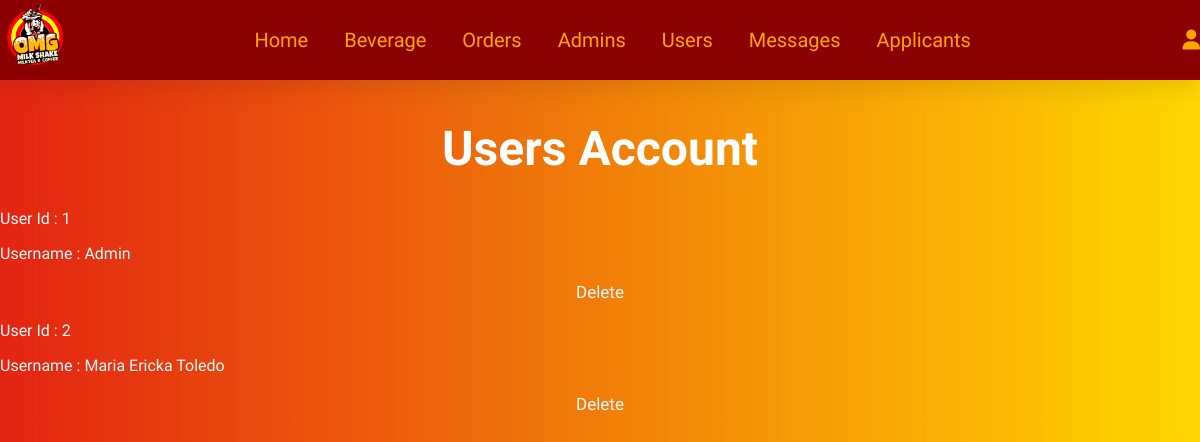
/admin/users_accounts.php (signed in), run on the app's committed database.
### tables this page shows
CREATE TABLE `users` (
  `id` int(100) NOT NULL,
  `name` varchar(20) NOT NULL,
  `email` varchar(50) NOT NULL,
  `number` varchar(10) NOT NULL,
  `password` varchar(50) NOT NULL,
  `address` varchar(500) NOT NULL
);

### admin/users_accounts.php (the view, shortened to what this page needs)
<?php
include '../components/connect.php';
?>
<!DOCTYPE html>
<html lang="en">
<head>
   <link rel="stylesheet" href="https://cdnjs.cloudflare.com/ajax/libs/font-awesome/6.1.1/css/all.min.css">
   <link rel="stylesheet" href="../css/admin_style.css">
</head>
<body>
<?php include '../components/admin_header.php' ?>
<section class="accounts">
   <h1 class="heading">users account</h1>
   <div class="add-products">
   <?php
      $select_account = $conn->prepare("SELECT * FROM `users`");
      $select_account->execute();
      if($select_account->rowCount() > 0){
         while($fetch_accounts = $select_account->fetch(PDO::FETCH_ASSOC)){
   ?>
   <div class="box">
      <p> user id : <span><?= $fetch_accounts['id']; ?></span> </p>
      <p> username : <span><?= $fetch_accounts['name']; ?></span> </p>
      <a href="users_accounts.php?delete=<?= $fetch_accounts['id']; ?>" class="delete-btn" onclick="return confirm('delete this account?');">delete</a>
   </div>
   <?php
      }
   }else{
      echo '<p class="empty">no accounts available</p>';
   }
   ?>
   </div>
</section>
</body>
</html>

### css/admin_style.css (style rules this page uses)
:root { --green:#27ae60; --black:#e32411; --light-color:#666; --box-shadow:0 .5rem 1.5rem rgba(0,0,0, .1); }
body { font-family: 'Andada Pro', serif; margin: auto; padding: inherit; box-sizing: border-box; text-decoration: none; outline: none; border: none; text-transform: capitalize; transition: all .2s linear; background-image: linear-gradient(to right, #e32411, transparent);; color: ghostwhite; background-color: gold; }
.btn, .delete-btn, .option-btn { display: block; margin-top: 1rem; border-radius: .5rem; cursor: pointer; width: 100%; font-size: 17px; color:var(--white); padding:0.2rem 0rem; text-transform: capitalize; text-align: center; text-decoration: none; }
.delete-btn { background-color: var(--red); }
.heading { text-align: center; margin-bottom: 2rem; text-transform: capitalize; color:white; font-size: 3rem; }

### data on the page
users: id "1", name "Admin"
users: id "2", name "Maria Ericka Toledo"
